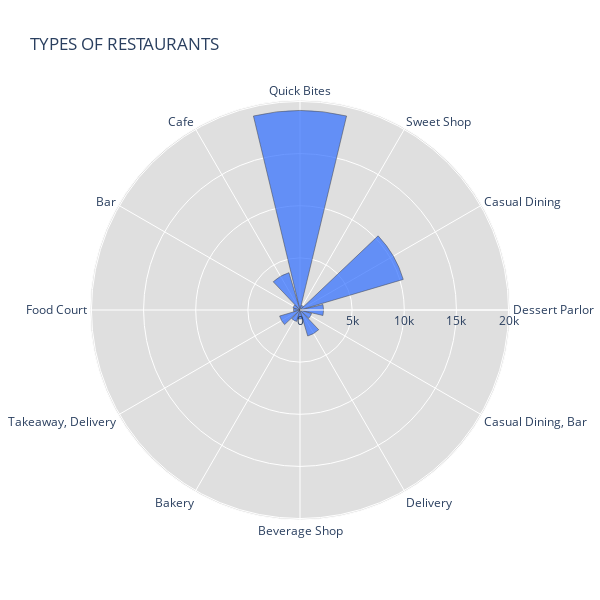

The code cell stored with this chart in its notebook:
### Code cell
rest_typeDF = df['rest_type'].value_counts().head(12)
rest_typeDF = rest_typeDF.to_frame()
rest_typeDF = rest_typeDF.sample(frac=1)
type_heading = list(rest_typeDF.index)
count_heading = list(rest_typeDF['rest_type'])

fig = go.Figure()

fig.add_trace(go.Barpolar(
    r=list(count_heading),
    theta=list(type_heading),
    name='C',
    marker_color='rgb(46,109,255)',
    marker_line_color='black',
    hoverinfo=['all'],
    opacity=0.7
))

fig.update_layout(
    title='TYPES OF RESTAURANTS',
    font_size=12,
    legend_font_size=15,
    polar_angularaxis_rotation=90,
    width=600,
    height=600,
    polar=dict(
        bgcolor="rgb(223,223,223)"
    )
)

fig.show()

### Figure 1 — Plotly figure (JSON) as saved in the notebook; plotly's stock layout.template omitted (floating-point values rounded to 4 significant figures)
{"data": [{"hoverinfo": ["all"], "marker": {"color": "rgb(46,109,255)", "line": {"color": "black"}}, "name": "C", "opacity": 0.7, "r": [19132, 3732, 697, 624, 2037, 1141, 867, 2604, 1154, 2263, 10330, 468], "theta": ["Quick Bites", "Cafe", "Bar", "Food Court", "Takeaway, Delivery", "Bakery", "Beverage Shop", "Delivery", "Casual Dining, Bar", "Dessert Parlor", "Casual Dining", "Sweet Shop"], "type": "barpolar"}], "layout": {"font": {"size": 12}, "height": 600, "legend": {"font": {"size": 15}}, "polar": {"angularaxis": {"rotation": 90}, "bgcolor": "rgb(223,223,223)"}, "title": {"text": "TYPES OF RESTAURANTS"}, "width": 600}}
